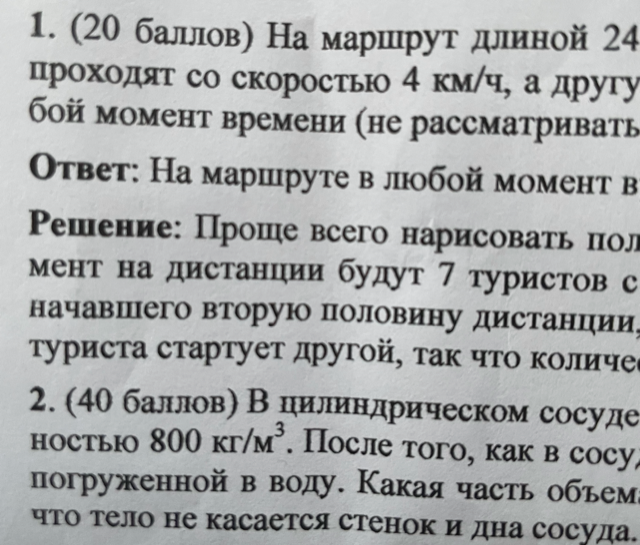
#> input picture chars1.png, 640 x 545 px
$ python count_chars.py
#> lines starting #> are read from the running program, lines starting #| are printed output that depends on the picture; after the words box and inside, x2 and y2 are one past the last pixel; in counts of white or black regions, pixels touching at a corner belong together
import argparse
import os

import cv2
import numpy as np

def main(args):
    image = cv2.imread(args.image_path)
#> image is the input picture: shape (545, 640, 3); mean B, G, R 170.7, 170.4, 168.6
    image_gray = cv2.cvtColor(image, cv2.COLOR_RGB2GRAY)
    image_binary = cv2.threshold(image_gray, 128, 255, cv2.THRESH_BINARY_INV)[1]
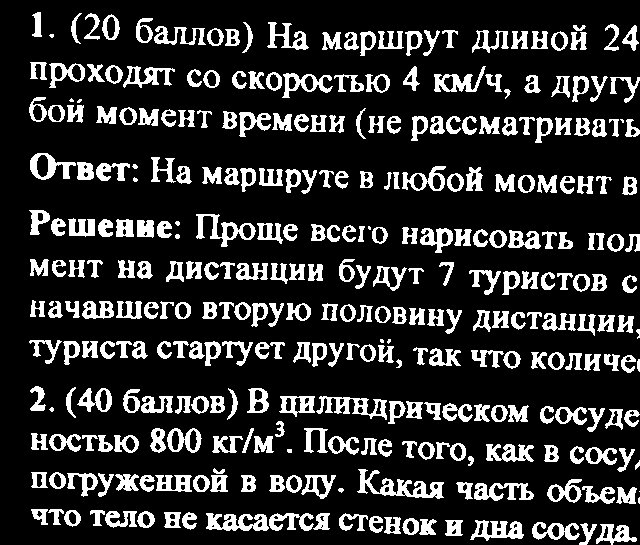
#> image_binary: shape (545, 640); 18.2% white; 328 white regions (14 under 20 px)

    contours, _ = cv2.findContours(image_binary, cv2.RETR_EXTERNAL, cv2.CHAIN_APPROX_NONE)
#> contours = 328 contours, 20 with area under 20; largest, box (x1, y1, x2, y2) and area: (357, 469, 444, 499) 840, (196, 214, 256, 247) 680, (316, 396, 387, 420) 650, (30, 153, 76, 180) 648, (206, 513, 269, 531) 627

    widths = []
    heights = []
    for contour in contours:
        _, _, width, height = cv2.boundingRect(contour)

        widths.append(width)
        heights.append(height)
#> this loop made 328 passes
#> (width, height) on passes 1 to 3: (41, 21), (18, 22), (48, 18)
#> after the loop, heights = 328 values, max 33 at index 216, min 1 at index 22, mean 18.52; widths = 328 values, max 87 at index 42, min 1 at index 22, mean 19.23

    print(f"Number of symbols: {len(contours)}, median width: {np.median(widths)}, median height: {np.median(heights)}")
#| Number of symbols: 328, median width: 17.0, median height: 18.0


if __name__ == '__main__':
    parser = argparse.ArgumentParser()
    parser.add_argument('--image_path', type=str, default="chars1.png")

    args = parser.parse_args()
    assert os.path.exists(args.image_path), 'Image not found'

    main(args)
